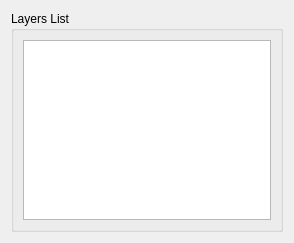
<?xml version="1.0" encoding="UTF-8"?>
<ui version="4.0">
 <class>TL4LayerSelectionWizardPageForm</class>
 <widget class="QWidget" name="TL4LayerSelectionWizardPageForm">
  <property name="geometry">
   <rect>
    <x>0</x>
    <y>0</y>
    <width>294</width>
    <height>243</height>
   </rect>
  </property>
  <property name="windowTitle">
   <string>Form</string>
  </property>
  <layout class="QGridLayout" name="gridLayout_2">
   <item row="0" column="0">
    <widget class="QGroupBox" name="groupBox">
     <property name="title">
      <string>Layers List</string>
     </property>
     <layout class="QGridLayout" name="gridLayout">
      <item row="0" column="0">
       <widget class="QListWidget" name="m_layersListWidget"/>
      </item>
     </layout>
    </widget>
   </item>
  </layout>
 </widget>
 <resources/>
 <connections/>
</ui>
